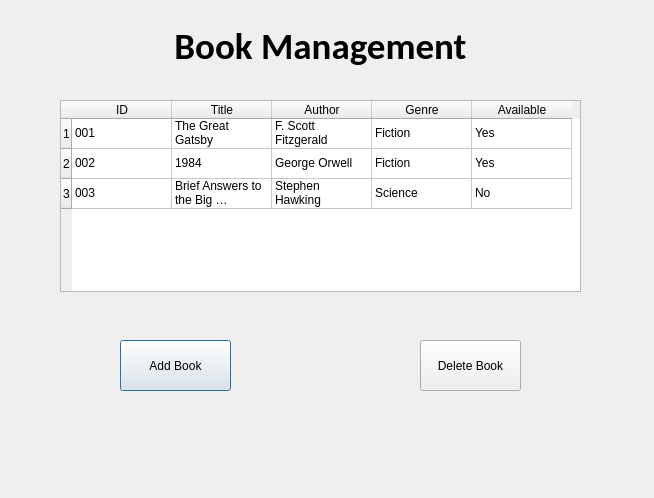
<?xml version="1.0" encoding="UTF-8"?>
<ui version="4.0">
 <class>manBooks</class>
 <widget class="QDialog" name="manBooks">
  <property name="geometry">
   <rect>
    <x>0</x>
    <y>0</y>
    <width>654</width>
    <height>498</height>
   </rect>
  </property>
  <property name="windowTitle">
   <string>Dialog</string>
  </property>
  <widget class="QPushButton" name="addBookButton">
   <property name="geometry">
    <rect>
     <x>120</x>
     <y>340</y>
     <width>111</width>
     <height>51</height>
    </rect>
   </property>
   <property name="text">
    <string>Add Book</string>
   </property>
  </widget>
  <widget class="QPushButton" name="deleteBookButton">
   <property name="geometry">
    <rect>
     <x>420</x>
     <y>340</y>
     <width>101</width>
     <height>51</height>
    </rect>
   </property>
   <property name="text">
    <string>Delete Book</string>
   </property>
  </widget>
  <widget class="QTableWidget" name="tableWidget">
   <property name="geometry">
    <rect>
     <x>60</x>
     <y>100</y>
     <width>521</width>
     <height>192</height>
    </rect>
   </property>
   <property name="rowCount">
    <number>3</number>
   </property>
   <row/>
   <row/>
   <row/>
   <column>
    <property name="text">
     <string>ID</string>
    </property>
   </column>
   <column>
    <property name="text">
     <string>Title</string>
    </property>
   </column>
   <column>
    <property name="text">
     <string>Author</string>
    </property>
   </column>
   <column>
    <property name="text">
     <string>Genre</string>
    </property>
   </column>
   <column>
    <property name="text">
     <string>Available</string>
    </property>
   </column>
   <item row="0" column="0">
    <property name="text">
     <string>001</string>
    </property>
   </item>
   <item row="0" column="1">
    <property name="text">
     <string>The Great Gatsby</string>
    </property>
   </item>
   <item row="0" column="2">
    <property name="text">
     <string>F. Scott Fitzgerald</string>
    </property>
   </item>
   <item row="0" column="3">
    <property name="text">
     <string>Fiction</string>
    </property>
   </item>
   <item row="0" column="4">
    <property name="text">
     <string>Yes</string>
    </property>
   </item>
   <item row="1" column="0">
    <property name="text">
     <string>002</string>
    </property>
   </item>
   <item row="1" column="1">
    <property name="text">
     <string>1984</string>
    </property>
   </item>
   <item row="1" column="2">
    <property name="text">
     <string>George Orwell</string>
    </property>
   </item>
   <item row="1" column="3">
    <property name="text">
     <string>Fiction</string>
    </property>
   </item>
   <item row="1" column="4">
    <property name="text">
     <string>Yes</string>
    </property>
   </item>
   <item row="2" column="0">
    <property name="text">
     <string>003</string>
    </property>
   </item>
   <item row="2" column="1">
    <property name="text">
     <string>Brief Answers to the Big Questions</string>
    </property>
   </item>
   <item row="2" column="2">
    <property name="text">
     <string>Stephen Hawking</string>
    </property>
   </item>
   <item row="2" column="3">
    <property name="text">
     <string>Science</string>
    </property>
   </item>
   <item row="2" column="4">
    <property name="text">
     <string>No</string>
    </property>
   </item>
  </widget>
  <widget class="QLabel" name="label">
   <property name="geometry">
    <rect>
     <x>0</x>
     <y>20</y>
     <width>641</width>
     <height>51</height>
    </rect>
   </property>
   <property name="font">
    <font>
     <family>Calibri</family>
     <pointsize>28</pointsize>
     <bold>true</bold>
    </font>
   </property>
   <property name="text">
    <string>Book Management</string>
   </property>
   <property name="alignment">
    <set>Qt::AlignmentFlag::AlignCenter</set>
   </property>
  </widget>
 </widget>
 <resources/>
 <connections/>
</ui>
